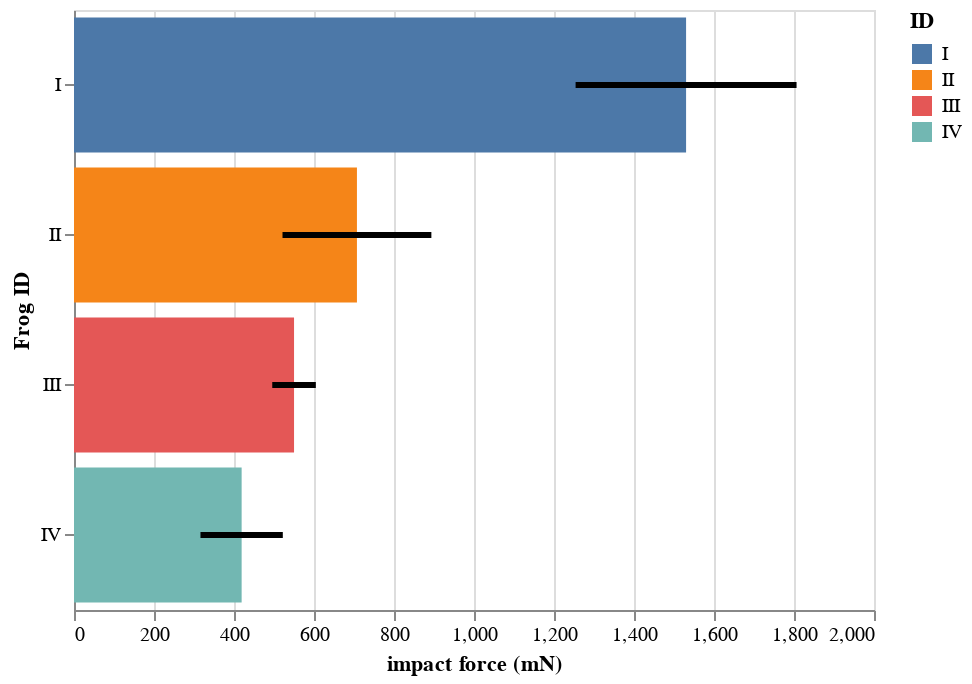

Notebook code for this chart:
### Code cell
bars = alt.Chart(df_summary
    ).mark_bar(
    ).encode(
        x=alt.X('mean:Q', title='impact force (mN)'),
        y=alt.Y('ID:N', title='Frog ID'),
        color='ID:N')

error_bars = alt.Chart(df_summary
    ).mark_rule(
    size=3
    ).encode(
        x='error low:Q',
        x2='error high:Q',
        y=alt.Y('ID:N', title='Frog ID')
    )

bars + error_bars

### Figure 1 — Vega-Lite specification as saved in the notebook (floating-point values rounded to 4 significant figures)
{"$schema": "https://vega.github.io/schema/vega-lite/v2.4.3.json", "config": {"view": {"height": 300, "width": 400}}, "layer": [{"data": {"values": [{"ID": "I", "error high": 1806.0, "error low": 1254.0, "mean": 1530.0, "sem": 140.9}, {"ID": "II", "error high": 893.4, "error low": 521.3, "mean": 707.4, "sem": 94.94}, {"ID": "III", "error high": 604.6, "error low": 495.6, "mean": 550.1, "sem": 27.79}, {"ID": "IV", "error high": 522.0, "error low": 316.2, "mean": 419.1, "sem": 52.52}]}, "encoding": {"color": {"field": "ID", "type": "nominal"}, "x": {"field": "mean", "title": "impact force (mN)", "type": "quantitative"}, "y": {"field": "ID", "title": "Frog ID", "type": "nominal"}}, "mark": "bar"}, {"data": {"values": [{"ID": "I", "error high": 1806.0, "error low": 1254.0, "mean": 1530.0, "sem": 140.9}, {"ID": "II", "error high": 893.4, "error low": 521.3, "mean": 707.4, "sem": 94.94}, {"ID": "III", "error high": 604.6, "error low": 495.6, "mean": 550.1, "sem": 27.79}, {"ID": "IV", "error high": 522.0, "error low": 316.2, "mean": 419.1, "sem": 52.52}]}, "encoding": {"x": {"field": "error low", "type": "quantitative"}, "x2": {"field": "error high", "type": "quantitative"}, "y": {"field": "ID", "title": "Frog ID", "type": "nominal"}}, "mark": {"size": 3, "type": "rule"}}]}
